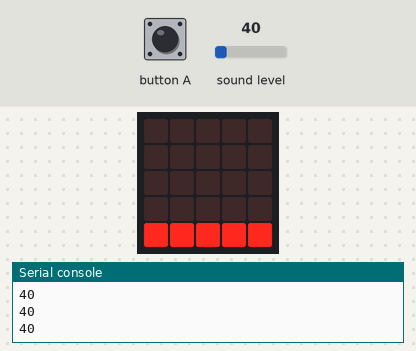
A program run on a simulated BBC micro:bit (MakeCode). Shown: the board's 5×5 LED display, the last lines printed to the serial console. Inputs (shaded band) come from the test bench; at power-on: sound level 40.

Above: at 1.2 s.
1.3 s: sound level set to 5
At 1.9 s:
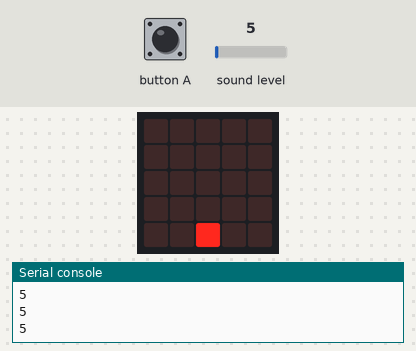
2.8 s: button A pressed for 0.15 s
At 2.96 s:
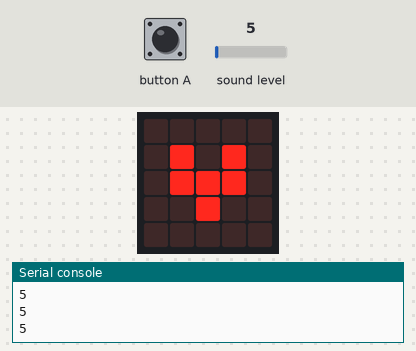
4.4 s: sound level set to 64
At 5.1 s:
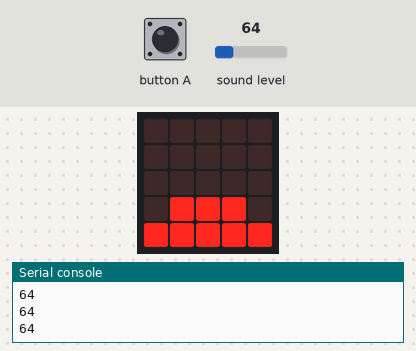
5.9 s: sound level set to 128
At 6.4 s:
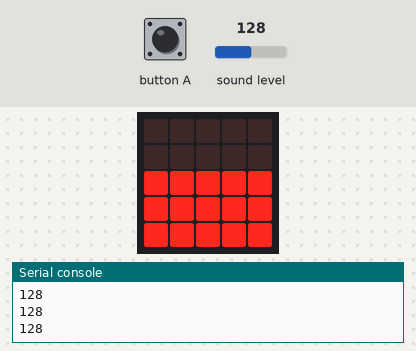
7.4 s: sound level set to 191
At 7.7 s:
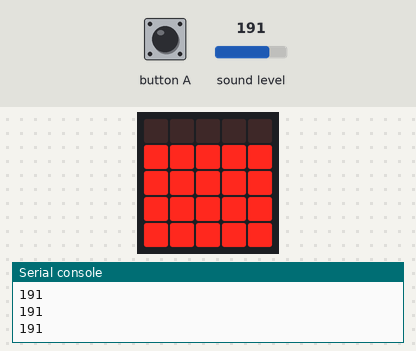
8.9 s: sound level set to 250
At 9.5 s:
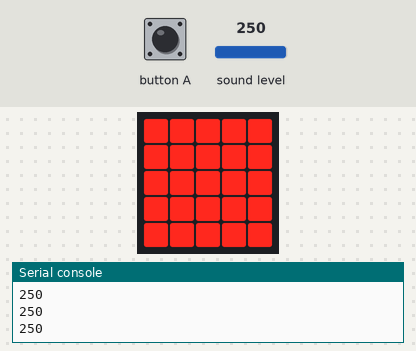
Timing chart, 0 to 11.4 s (numbered marks = the images above; inputs shaded):
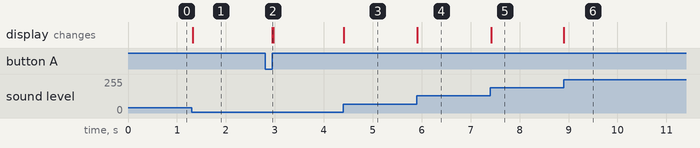

The program:

main.ts
```typescript
input.onButtonPressed(Button.A, function () {
    if (0 > 100) {
        basic.showIcon(IconNames.Heart)
    } else {
        basic.showIcon(IconNames.SmallHeart)
    }
})
basic.forever(function () {
    led.plotBarGraph(
    input.soundLevel(),
    255
    )
})
```

test.ts
```typescript
// les tests vont ici ; cela ne sera pas compilé si ce paquet est utilisé en tant qu'extension.
```

Measured:
- after the input at 1.3 s, the display: changes at once (image 1)
- after the input at 2.8 s, the display: changes after 0.15 s (image 2)
- after the input at 4.4 s, the display: changes at once (image 3)
- after the input at 5.9 s, the display: changes at once (image 4)
- after the input at 7.4 s, the display: changes at once (image 5)
- after the input at 8.9 s, the display: changes at once (image 6)
